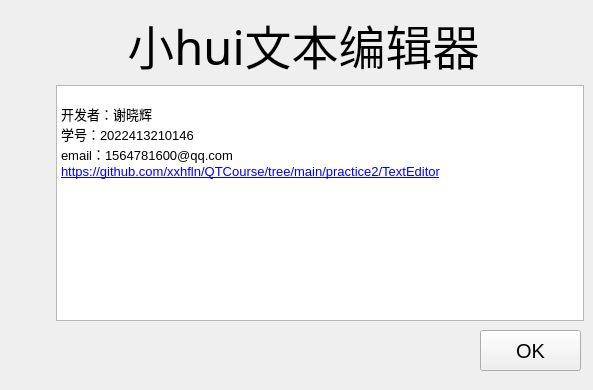
<?xml version="1.0" encoding="UTF-8"?>
<ui version="4.0">
 <class>AboutMe</class>
 <widget class="QMainWindow" name="AboutMe">
  <property name="geometry">
   <rect>
    <x>0</x>
    <y>0</y>
    <width>593</width>
    <height>390</height>
   </rect>
  </property>
  <property name="sizePolicy">
   <sizepolicy hsizetype="Preferred" vsizetype="Preferred">
    <horstretch>0</horstretch>
    <verstretch>0</verstretch>
   </sizepolicy>
  </property>
  <property name="windowTitle">
   <string>MainWindow</string>
  </property>
  <widget class="QWidget" name="centralwidget">
   <widget class="QPushButton" name="pushButton">
    <property name="geometry">
     <rect>
      <x>480</x>
      <y>330</y>
      <width>101</width>
      <height>41</height>
     </rect>
    </property>
    <property name="sizePolicy">
     <sizepolicy hsizetype="Preferred" vsizetype="Fixed">
      <horstretch>0</horstretch>
      <verstretch>0</verstretch>
     </sizepolicy>
    </property>
    <property name="font">
     <font>
      <pointsize>15</pointsize>
     </font>
    </property>
    <property name="text">
     <string>OK</string>
    </property>
   </widget>
   <widget class="QWidget" name="">
    <property name="geometry">
     <rect>
      <x>23</x>
      <y>10</y>
      <width>561</width>
      <height>311</height>
     </rect>
    </property>
    <layout class="QVBoxLayout" name="verticalLayout">
     <item>
      <widget class="QLabel" name="label">
       <property name="font">
        <font>
         <family>思源黑体 Medium</family>
         <pointsize>35</pointsize>
        </font>
       </property>
       <property name="text">
        <string>小hui文本编辑器</string>
       </property>
       <property name="alignment">
        <set>Qt::AlignCenter</set>
       </property>
      </widget>
     </item>
     <item>
      <layout class="QHBoxLayout" name="horizontalLayout">
       <item>
        <widget class="QLabel" name="label_2">
         <property name="font">
          <font>
           <family>思源黑体 Medium</family>
           <pointsize>35</pointsize>
          </font>
         </property>
         <property name="text">
          <string/>
         </property>
         <property name="pixmap">
          <pixmap resource="res.qrc">:/images/images/main_icon.png</pixmap>
         </property>
         <property name="alignment">
          <set>Qt::AlignCenter</set>
         </property>
        </widget>
       </item>
       <item>
        <widget class="QTextEdit" name="textEdit">
         <property name="readOnly">
          <bool>true</bool>
         </property>
         <property name="html">
          <string>&lt;!DOCTYPE HTML PUBLIC &quot;-//W3C//DTD HTML 4.0//EN&quot; &quot;http://www.w3.org/TR/REC-html40/strict.dtd&quot;&gt;
&lt;html&gt;&lt;head&gt;&lt;meta name=&quot;qrichtext&quot; content=&quot;1&quot; /&gt;&lt;meta charset=&quot;utf-8&quot; /&gt;&lt;style type=&quot;text/css&quot;&gt;
p, li { white-space: pre-wrap; }
hr { height: 1px; border-width: 0; }
li.unchecked::marker { content: &quot;\2610&quot;; }
li.checked::marker { content: &quot;\2612&quot;; }
&lt;/style&gt;&lt;/head&gt;&lt;body style=&quot; font-family:'Microsoft YaHei UI'; font-size:9pt; font-weight:400; font-style:normal;&quot;&gt;
&lt;p style=&quot;-qt-paragraph-type:empty; margin-top:0px; margin-bottom:0px; margin-left:0px; margin-right:0px; -qt-block-indent:0; text-indent:0px;&quot;&gt;&lt;br /&gt;&lt;/p&gt;
&lt;p style=&quot; margin-top:0px; margin-bottom:0px; margin-left:0px; margin-right:0px; -qt-block-indent:0; text-indent:0px;&quot;&gt;&lt;span style=&quot; font-size:10pt;&quot;&gt;开发者：谢晓辉&lt;/span&gt;&lt;/p&gt;
&lt;p style=&quot; margin-top:0px; margin-bottom:0px; margin-left:0px; margin-right:0px; -qt-block-indent:0; text-indent:0px;&quot;&gt;&lt;span style=&quot; font-size:10pt;&quot;&gt;学号：2022413210146&lt;/span&gt;&lt;/p&gt;
&lt;p style=&quot; margin-top:0px; margin-bottom:0px; margin-left:0px; margin-right:0px; -qt-block-indent:0; text-indent:0px;&quot;&gt;&lt;span style=&quot; font-size:10pt;&quot;&gt;email：1564781600@qq.com&lt;/span&gt;&lt;/p&gt;
&lt;p style=&quot; margin-top:0px; margin-bottom:0px; margin-left:0px; margin-right:0px; -qt-block-indent:0; text-indent:0px;&quot;&gt;&lt;a href=&quot;https://github.com/xxhfln/QTCourse/tree/main/practice2/TextEditor&quot;&gt;&lt;span style=&quot; font-size:10pt; text-decoration: underline; color:#0000ff;&quot;&gt;https://github.com/xxhfln/QTCourse/tree/main/practice2/TextEditor&lt;/span&gt;&lt;/a&gt;&lt;/p&gt;&lt;/body&gt;&lt;/html&gt;</string>
         </property>
        </widget>
       </item>
      </layout>
     </item>
    </layout>
   </widget>
  </widget>
 </widget>
 <resources>
  <include location="res.qrc"/>
 </resources>
 <connections>
  <connection>
   <sender>pushButton</sender>
   <signal>clicked()</signal>
   <receiver>AboutMe</receiver>
   <slot>close()</slot>
   <hints>
    <hint type="sourcelabel">
     <x>249</x>
     <y>301</y>
    </hint>
    <hint type="destinationlabel">
     <x>239</x>
     <y>171</y>
    </hint>
   </hints>
  </connection>
 </connections>
</ui>
